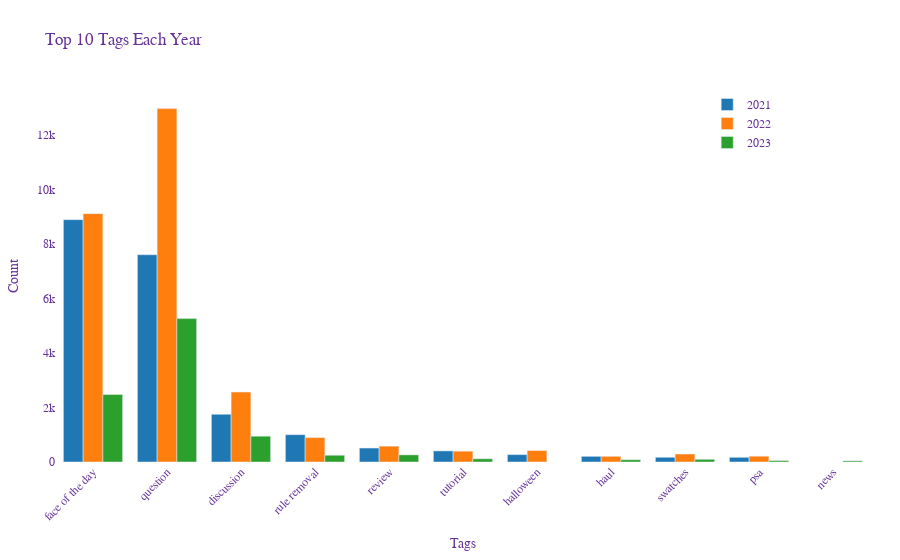

This figure's notebook cell:
### Code cell
# Create the interactive plot
fig = go.Figure()

# Colors for each year
colors = ['#1f77b4', '#ff7f0e', '#2ca02c', '#d62728', '#9467bd', '#8c564b', '#e377c2', '#7f7f7f', '#bcbd22', '#17becf']

# To add traces for each year with colors
for idx, year in enumerate(sorted(top_tags_data['year'].unique())):
    df_year = top_tags_data[top_tags_data['year'] == year]
    fig.add_trace(go.Bar(x=df_year['tag'], y=df_year['count'], name=str(year), marker_color=colors[idx % len(colors)]))

# Update layout for aesthetics
fig.update_layout(
    autosize=True,
    title_text="Top 10 Tags Each Year",
    barmode='group',
    xaxis_tickangle=-45,
    plot_bgcolor='rgba(255, 255, 255, 0.9)',  
    xaxis={'title': 'Tags', 'title_font': {'size': 14}},
    yaxis={'title': 'Count', 'title_font': {'size': 14}},
    font=dict(family="Arial, sans-serif", size=12, color="RebeccaPurple"),
    legend=dict(x=0.8, y=1, bgcolor='rgba(255,255,255,0.8)'),
    margin=dict(l=30, r=30, t=90, b=30)
)

# Show the plot
fig.show()

# Save the Plotly figure to an HTML file
html_file_path = '../../data/plots/eda/top_10_tags.html'  
fig.write_html(html_file_path)

### Figure 1 — Plotly figure (JSON) as saved in the notebook; plotly's stock layout.template omitted (floating-point values rounded to 4 significant figures)
{"data": [{"marker": {"color": "#1f77b4"}, "name": "2021", "type": "bar", "x": ["face of the day", "question", "discussion", "rule removal", "review", "tutorial", "halloween", "haul", "swatches", "psa"], "y": [8898, 7609, 1751, 1002, 513, 407, 271, 207, 173, 172]}, {"marker": {"color": "#ff7f0e"}, "name": "2022", "type": "bar", "x": ["question", "face of the day", "discussion", "rule removal", "review", "halloween", "tutorial", "swatches", "psa", "haul"], "y": [12975, 9119, 2567, 896, 582, 419, 397, 293, 213, 208]}, {"marker": {"color": "#2ca02c"}, "name": "2023", "type": "bar", "x": ["question", "face of the day", "discussion", "review", "rule removal", "tutorial", "swatches", "haul", "psa", "news"], "y": [5265, 2477, 947, 262, 248, 118, 99, 83, 52, 42]}], "layout": {"autosize": true, "barmode": "group", "font": {"color": "RebeccaPurple", "family": "Arial, sans-serif", "size": 12}, "legend": {"bgcolor": "rgba(255,255,255,0.8)", "x": 0.8, "y": 1}, "margin": {"b": 30, "l": 30, "r": 30, "t": 90}, "plot_bgcolor": "rgba(255, 255, 255, 0.9)", "title": {"text": "Top 10 Tags Each Year"}, "xaxis": {"autorange": true, "range": [-0.5, 10.5], "tickangle": -45, "title": {"font": {"size": 14}, "text": "Tags"}, "type": "category"}, "yaxis": {"autorange": true, "range": [0, 13660.0], "title": {"font": {"size": 14}, "text": "Count"}, "type": "linear"}}}
